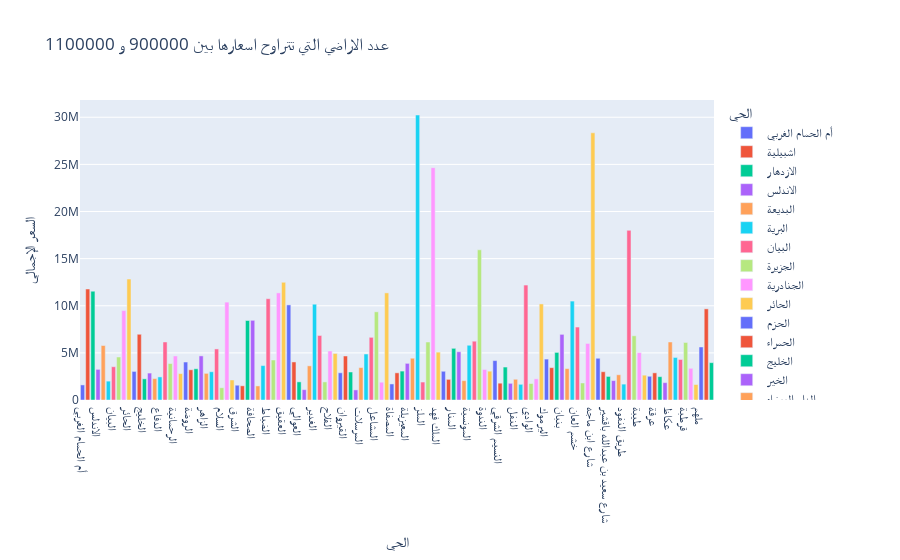

This figure's notebook cell:
### Code cell
fig = px.bar(
            average_price_per_district11,
            x='الحي',
            y ='السعر الإجمالي',
            color = "الحي",
            title='عدد الاراضي التي تتراوح اسعارها بين 900000 و 1100000',
            labels={'الحي': 'الحي', 'السعر الاجمالي': 'السعر الإجمالي'}
        )
fig.show()
